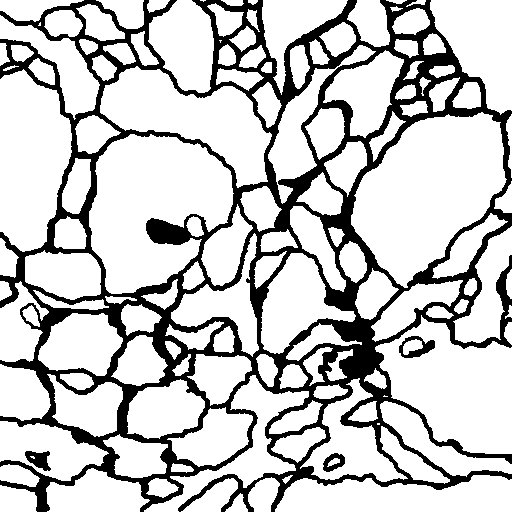
#> input picture labels/train-labels00.jpg, 512 x 512 px
$ jupyter execute --allow-errors Untitled.ipynb   (older library calls are emulated)
#> lines starting #> are read from the running program, lines starting #| are printed output that depends on the picture; after the words box and inside, x2 and y2 are one past the last pixel; in counts of white or black regions, pixels touching at a corner belong together
[cell 1]
import cv2
from matplotlib import pyplot as plt
import skimage.io as io
import numpy as np

[cell 2]
img = io.imread("train-labels00.jpg",as_gray= True)
#> img is the input picture: shape (512, 512); min 0, max 255, mean 198.9
print(img)
#> (printed output is left out)

[cell 3]
print(img.shape)
#| (512, 512)
print(np.max(img))
#| 255

[cell 4]
# img=(img>125)+0
# img = img / 255
img[img > 128] = 255
#> img: shape (512, 512); 12.29% of pixels changed, all inside (x1, y1, x2, y2) = (0, 0, 512, 512)
img[img <= 128] = 0
#> img: shape (512, 512); 78.1% white; 4 black regions, box (x1, y1, x2, y2) and area: (0, 0, 512, 512) 56590, (399, 336, 435, 358) 356, (25, 451, 51, 471) 314, (323, 453, 345, 472) 232

plt.imshow(img,'gray')
plt.show()

[cell 5]
io.imsave('label.jpg',img,quality=100)

[cell 6]
img1 = cv2.imread("00.jpg",0)
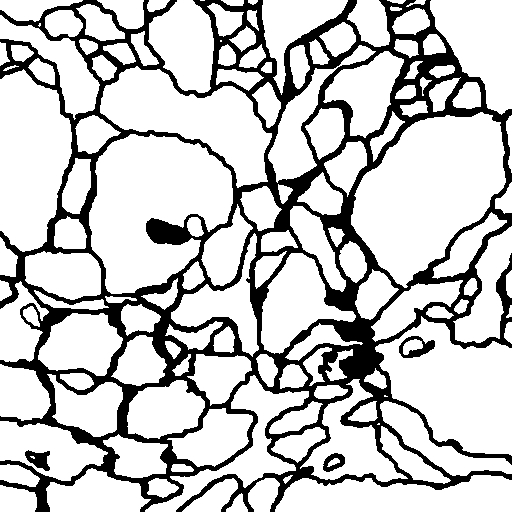
#> input picture labels/00.jpg, 512 x 512 px
#> img1 is the input picture: shape (512, 512); min 0, max 255, mean 198.9
print(np.unique(img1))
#| [  0   1 254 255]
img1[img1>128]=255
img1[img1<=128]=0
#> img1: shape (512, 512); 78% white; 4 black regions, box (x1, y1, x2, y2) and area: (0, 0, 512, 512) 56801, (399, 336, 435, 358) 362, (25, 450, 50, 471) 310, (323, 453, 345, 472) 234

print(np.unique(img1))
#| [  0 255]

[cell 7]
io.imsave('00.jpg',img1,quality=100)

[cell 8]
# img1 = cv2.imread("00.jpg",0)
# print(np.unique(img1))

[cell 9]
from tifffile import imsave
labletif = io.imread("train-labels00.jpg",as_gray= True)
labletif = labletif.astype(np.float32)
print(np.unique(labletif))
#| [  0.   1.   2.   3.   4.   5.   6.   7.   8.   9.  10.  11.  12.  13.
#|   14.  15.  16.  17.  18.  19.  20.  21.  22.  23.  24.  25. 231. 232.
#|  233. 234. 235. 236. 237. 238. 239. 240. 241. 242. 243. 244. 245. 246.
#|  247. 248. 249. 250. 251. 252. 253. 254. 255.]
imsave('label.tif',labletif)

[cell 10]
#img = io.imread("00.tif",as_gray= True)
from scipy.misc import imread
img=imread('00.tif')
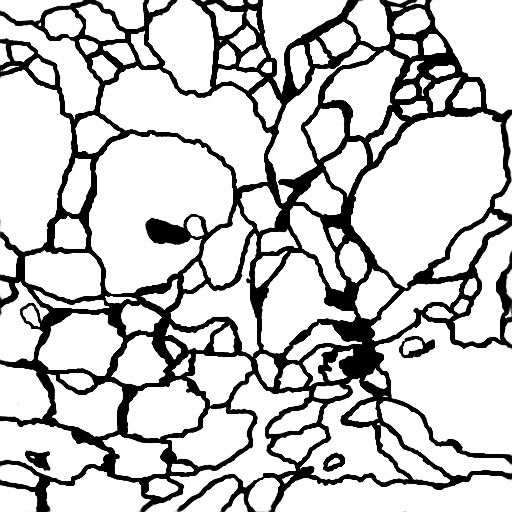
#> input picture labels/00.tif, 512 x 512 px
#> img is the input picture: shape (512, 512) float32; min 0, max 1, mean 0.779
img = np.array(img)
print(np.unique(img))
#> (printed output is left out)
print(img.dtype)
#| float32

[cell 11]
from collections import Counter

[cell 12]
vec = list(img.flatten())
#> vec = 262144 items
cnt = Counter(vec)
#> cnt = 43639 items

[cell 13]
keys = list(cnt.keys())
#> keys = 43639 items
keys.sort()
for k in keys:
    print(k, cnt[k])
#> this loop made 43639 passes
#> k on passes 2 to 4: 2.98e-08, 5.96e-08, 8.94e-08
#| 0.0 1210
#| 2.9802322e-08 291
#| 5.9604645e-08 326
#| 8.940697e-08 343
#| 1.1920929e-07 384
#| 1.4901161e-07 253
#| 1.7881393e-07 323
#| 2.0861626e-07 286
#> (further printed lines are left out)
